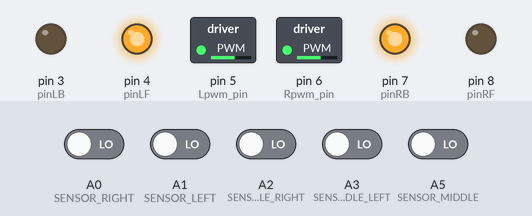
Bench run of a sketch on a simulated Arduino Uno, built with avr-gcc and run on an emulated ATmega328P. Parts: switched loads named in the sketch (green lamp = pin HIGH), output pins drawn as LEDs (lit = HIGH). The test bench sets the inputs (shaded band); at power-on: A0 (SENSOR_RIGHT), A1 (SENSOR_LEFT), A2 (SENSOR_MIDDLE_RIGHT), A3 (SENSOR_MIDDLE_LEFT), A5 (SENSOR_MIDDLE) LOW. What the sketch prints to the serial monitor is not drawn.

Above: at 1.2 s.
1.3 s: A0 (SENSOR_RIGHT) driven HIGH
At 1.6 s:
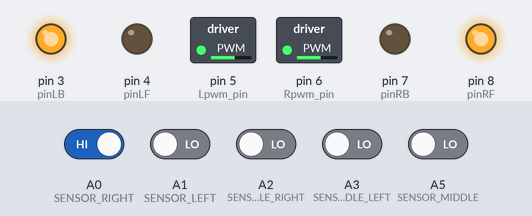
2.8 s: A1 (SENSOR_LEFT) driven HIGH
At 3.9 s:
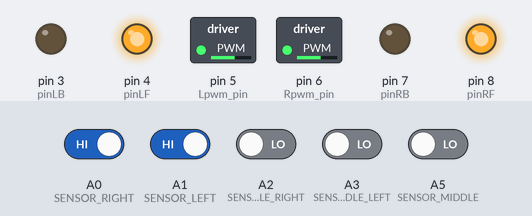
4.3 s: A1 (SENSOR_LEFT) driven LOW
At 5.1 s:
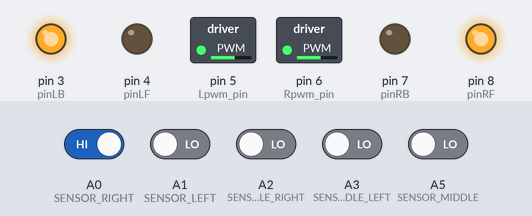
5.8 s: A3 (SENSOR_MIDDLE_LEFT) driven HIGH
At 6.2 s:
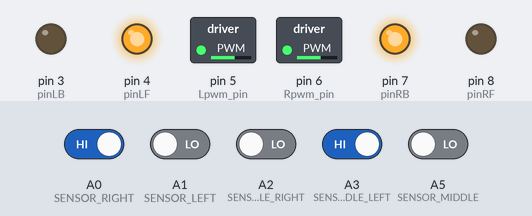
Timing chart, 0 to 8.3 s (numbered marks = the images above; inputs shaded):
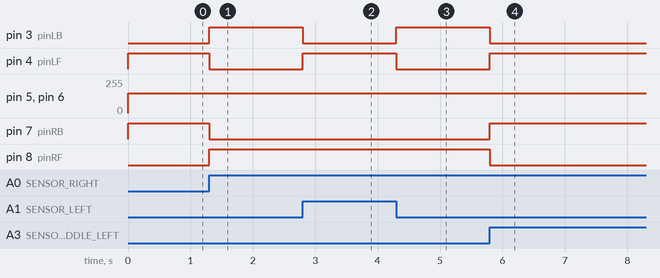

Measured:
- after the input at 1.3 s, pin 3 (pinLB), pin 8 (pinRF): LOW → HIGH at once; pin 4 (pinLF), pin 7 (pinRB): HIGH → LOW at once
- after the input at 2.8 s, pin 3 (pinLB): HIGH → LOW at once; pin 4 (pinLF): LOW → HIGH at once
- after the input at 4.3 s, pin 3 (pinLB): LOW → HIGH at once; pin 4 (pinLF): HIGH → LOW at once
- after the input at 5.8 s, pin 3 (pinLB), pin 8 (pinRF): HIGH → LOW at once; pin 4 (pinLF), pin 7 (pinRB): LOW → HIGH at once

The sketch:

goodcode.ino
```cpp
// --- PINS ---
// Motor Driver Pins
#define Lpwm_pin  5
#define Rpwm_pin  6
int pinLB = 3;
int pinLF = 4;
int pinRB = 7;
int pinRF = 8;

// --- TUNING PARAMETERS ---
float Kp = 25;
float Kd = 15;

// --- SPEED CONTROL VARIABLES ---
int BASE_SPEED = 150;     // Starting speed (Straight line speed)
int MAX_SPEED = 150;
int MIN_SPEED = 100;       // Minimum speed to prevent stalling

// *** CURVE HANDLING ***
int SPEED_DROP = 50;      // How much to slow down on sharp turns

int lastError = 0;

// --- 5-SENSOR SETUP ---
const int SENSOR_RIGHT = A0;
const int SENSOR_LEFT = A1;
const int SENSOR_MIDDLE_RIGHT = A2;
const int SENSOR_MIDDLE_LEFT = A3;
const int SENSOR_MIDDLE = A5;

void setup() {
  // Motor Pins
  pinMode(pinLB, OUTPUT);
  pinMode(pinLF, OUTPUT);
  pinMode(pinRB, OUTPUT);
  pinMode(pinRF, OUTPUT);
  pinMode(Lpwm_pin, OUTPUT);
  pinMode(Rpwm_pin, OUTPUT);

  // Sensor Pins
  pinMode(SENSOR_LEFT, INPUT);
  pinMode(SENSOR_RIGHT, INPUT);
  pinMode(SENSOR_MIDDLE_LEFT, INPUT);
  pinMode(SENSOR_MIDDLE_RIGHT, INPUT);
  pinMode(SENSOR_MIDDLE, INPUT);

  // Serial
  Serial.begin(115200);

  Serial.println("Arduino Ready - Line Following Mode");
}

void loop() {
  runPDLineFollower();
}

// *** LINE FOLLOWING FUNCTION ***
void runPDLineFollower() {
  // 1. READ SENSORS
  int FL = digitalRead(SENSOR_LEFT);
  int ML = digitalRead(SENSOR_MIDDLE_LEFT);
  int M = digitalRead(SENSOR_MIDDLE);
  int MR = digitalRead(SENSOR_MIDDLE_RIGHT);
  int FM = digitalRead(SENSOR_RIGHT);

  // 2. CALCULATE POSITION
  int error = 0;
  int activeSensors = FL + ML + M + MR + FM;

  if (activeSensors > 0) {
    // Weights: -2000, -1000, 0, 1000, 2000
    long weightedSum = (FL * -2000) + (ML * -1000) + (M * 0) + (MR * 1000) + (FM * 2000);
    error = weightedSum / activeSensors;
  } else {
    // Memory: If lost, steer hard in direction of last known error
    if (lastError > 0) error = 2500;
    else error = -2500;
  }

  // 3. CALCULATE PID VALUE
  int P = error;
  int D = error - lastError;
  int correction = (Kp * P) + (Kd * D);

  lastError = error;

  // 4. DYNAMIC SPEED THROTTLING (The New Logic)
  // We use a temporary variable for speed so we don't mess up the global BASE_SPEED
  int currentSpeed = BASE_SPEED;

  // If error is greater than 1000 (meaning we are not centered), slow down.
  // 1000 usually means the middle sensor is off the line and a side sensor is on.
  if (abs(error) > 1000) {
      currentSpeed = BASE_SPEED - SPEED_DROP;

      // Ensure we don't drop below minimum or the robot will stall in the turn
      if (currentSpeed < MIN_SPEED) {
        currentSpeed = MIN_SPEED;
      }
  }

  // 5. APPLY TO MOTORS
  int leftMotorSpeed = currentSpeed + correction;
  int rightMotorSpeed = currentSpeed - correction;

  // 6. CONSTRAIN SPEEDS
  leftMotorSpeed = constrain(leftMotorSpeed, -MAX_SPEED, MAX_SPEED);
  rightMotorSpeed = constrain(rightMotorSpeed, -MAX_SPEED, MAX_SPEED);

  // 7. DRIVE
  setLeftMotor(leftMotorSpeed);
  setRightMotor(rightMotorSpeed);
}

// --- MOTOR HELPERS ---

void setLeftMotor(int speed) {
  if (speed > 0) {
    digitalWrite(pinLB, LOW);
    digitalWrite(pinLF, HIGH);
    analogWrite(Lpwm_pin, speed);
  } else if (speed < 0) {
    digitalWrite(pinLB, HIGH);
    digitalWrite(pinLF, LOW);
    analogWrite(Lpwm_pin, abs(speed));
  } else {
    digitalWrite(pinLB, HIGH);
    digitalWrite(pinLF, HIGH);
    analogWrite(Lpwm_pin, 0);
  }
}

void setRightMotor(int speed) {
  if (speed > 0) {
    digitalWrite(pinRB, LOW);
    digitalWrite(pinRF, HIGH);
    analogWrite(Rpwm_pin, speed);
  } else if (speed < 0) {
    digitalWrite(pinRB, HIGH);
    digitalWrite(pinRF, LOW);
    analogWrite(Rpwm_pin, abs(speed));
  } else {
    digitalWrite(pinRB, HIGH);
    digitalWrite(pinRF, HIGH);
    analogWrite(Rpwm_pin, 0);
  }
}

void stopRobot() {
  setLeftMotor(0);
  setRightMotor(0);
}
```
